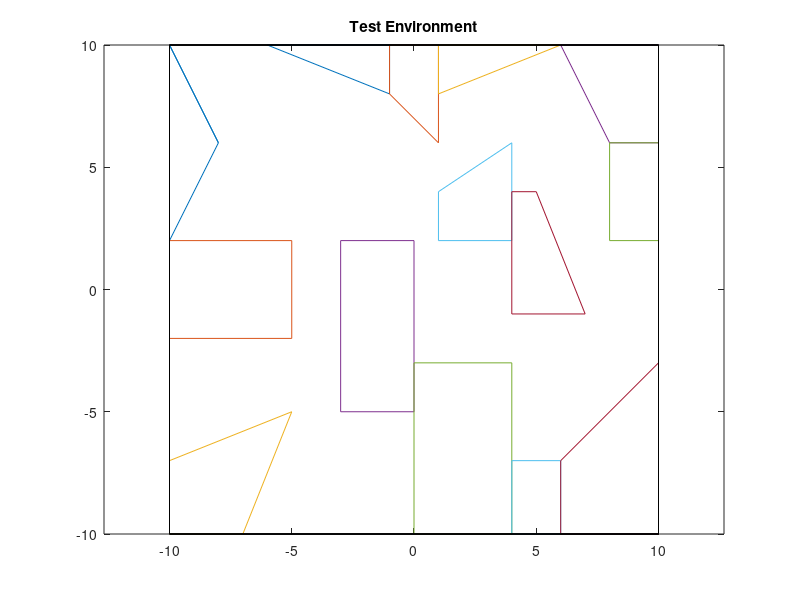

MATLAB code for this plot:
% Run this to generate the test data
clc;
% Specify boundaries and number of obstacles
n=14;       % number of obstacles
limit=10;    % abs max of boundary

xv=[-10 -8 -10 -10 -8;
    -10 -5 -5 -10 -10;
    -10 -5 -7 -10 -10;
    -3 -3 0 0 -3;
    0 0 4 4 0;
    4 4 6 6 4;
    6 6 10 10 6;
    -6 -1 -1 -6 -1;
    -1 1 1 -1 -1;
    1 6 1 1 6;
    6 10 10 8 6;
    8 10 10 8 8;
    1 4 4 1 1;
    4 5 7 4 4].'; 
yv=[10 6 2 10 6;
    2 2 -2 -2 2;
    -7 -5 -10 -10 -7;
    -5 2 2 -5 -5;
    -10 -3 -3 -10 -10;
    -10 -7 -7 -10 -10;
    -10 -7 -3 -10 -10;
    10 10 8 10 10;
    10 10 6 8 10;
    10 10 8 10 10;
    10 10 6 6 10;
    6 6 2 2 6;
    4 6 2 2 4;
    4 4 -1 -1 4].';
figure
plot(xv,yv);
% plot(xv,yv,1,0.5,'+');
axis equal

%Add boundaries
boundaryx=[-limit -limit limit limit -limit;
            -limit limit limit -limit -limit;
            -limit -limit limit limit -limit;
            -limit limit limit -limit -limit;
            -limit -limit limit limit -limit];
boundaryy=[-limit limit limit -limit -limit;
            limit limit -limit -limit limit;
            -limit limit limit -limit -limit;
            limit limit -limit -limit limit;
            -limit limit limit -limit -limit];
%xv(:,i+1)=[limit; limit; NaN*ones(m-2,1)]; yv(:,i+1)=[limit; -limit; NaN*ones(m-2,1)];

hold on
plot(boundaryx,boundaryy,'k');
title('Test Environment');
axis equal

% Now add boundaries to list of obstacles
xv(:,n+1:n+5)=boundaryx;
yv(:,n+1:n+5)=boundaryy;
